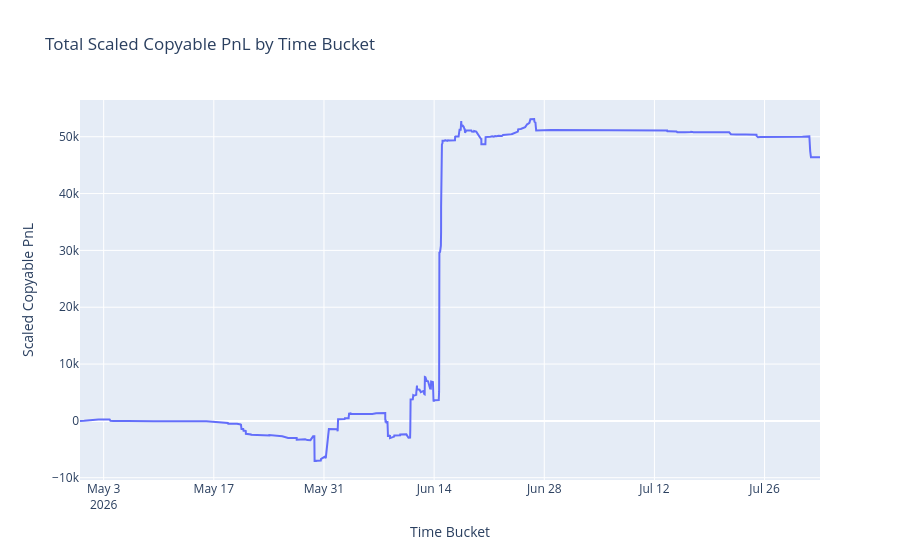

Notebook cell for this chart:
### Code cell
import plotly.express as px

# Aggregate by bucket
bucket_pnl = df.groupby('bucket')['scaled_copyable_pnl'].sum().reset_index()
bucket_pnl['scaled_copyable_pnl'] = bucket_pnl['scaled_copyable_pnl'].cumsum()

# Plot with Plotly
fig = px.line(
    bucket_pnl,
    x='bucket',
    y='scaled_copyable_pnl',
    title='Total Scaled Copyable PnL by Time Bucket',
    labels={'bucket': 'Time Bucket', 'scaled_copyable_pnl': 'Scaled Copyable PnL'}
)
fig.show()

### Figure 1 — Plotly figure (JSON) as saved in the notebook; plotly's stock layout.template omitted (floating-point values rounded to 4 significant figures; data arrays with more than 128 entries replaced by an {"elided": "..."} marker saying what was removed)
{"data": [{"hovertemplate": "Time Bucket=%{x}<br>Scaled Copyable PnL=%{y}<extra></extra>", "legendgroup": "", "line": {"color": "#636efa", "dash": "solid"}, "marker": {"symbol": "circle"}, "mode": "lines", "name": "", "orientation": "v", "showlegend": false, "type": "scatter", "x": {"elided": "607 str values"}, "xaxis": "x", "y": {"elided": "607 float values"}, "yaxis": "y"}], "layout": {"legend": {"tracegroupgap": 0}, "title": {"text": "Total Scaled Copyable PnL by Time Bucket"}, "xaxis": {"anchor": "y", "domain": [0, 1], "title": {"text": "Time Bucket"}}, "yaxis": {"anchor": "x", "domain": [0, 1], "title": {"text": "Scaled Copyable PnL"}}}}
